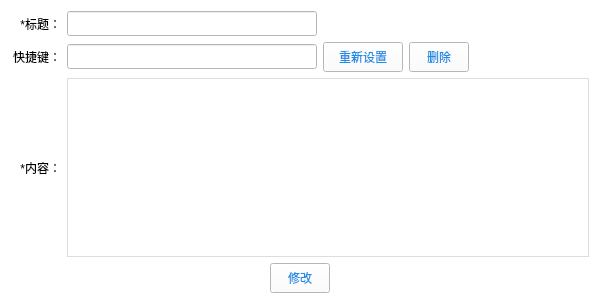
<?xml version="1.0" encoding="UTF-8"?>
<ui version="4.0">
 <class>UI_Panel_ModifyCommonWord</class>
 <widget class="QWidget" name="UI_Panel_ModifyCommonWord">
  <property name="geometry">
   <rect>
    <x>0</x>
    <y>0</y>
    <width>600</width>
    <height>304</height>
   </rect>
  </property>
  <property name="minimumSize">
   <size>
    <width>600</width>
    <height>300</height>
   </size>
  </property>
  <property name="maximumSize">
   <size>
    <width>600</width>
    <height>304</height>
   </size>
  </property>
  <property name="windowTitle">
   <string>修改常用语</string>
  </property>
  <property name="styleSheet">
   <string notr="true">QWidget
{
	background-color: rgb(255, 255, 255);
}</string>
  </property>
  <layout class="QGridLayout" name="gridLayout">
   <property name="margin" stdset="0">
    <number>0</number>
   </property>
   <property name="spacing">
    <number>0</number>
   </property>
   <item row="0" column="0">
    <widget class="QWidget" name="widget_bg" native="true">
     <property name="styleSheet">
      <string notr="true">QWidget#widget_bg
{
	background-color: rgb(255, 255, 255);
}</string>
     </property>
     <layout class="QVBoxLayout" name="verticalLayout_2">
      <item>
       <layout class="QHBoxLayout" name="horizontalLayout_6">
        <item>
         <widget class="QLabel" name="label_5">
          <property name="minimumSize">
           <size>
            <width>50</width>
            <height>0</height>
           </size>
          </property>
          <property name="text">
           <string>*标题：</string>
          </property>
          <property name="alignment">
           <set>Qt::AlignRight|Qt::AlignTrailing|Qt::AlignVCenter</set>
          </property>
         </widget>
        </item>
        <item>
         <widget class="QLineEdit" name="m_titleLineEdit">
          <property name="minimumSize">
           <size>
            <width>250</width>
            <height>25</height>
           </size>
          </property>
          <property name="maximumSize">
           <size>
            <width>250</width>
            <height>25</height>
           </size>
          </property>
         </widget>
        </item>
        <item>
         <spacer name="horizontalSpacer_6">
          <property name="orientation">
           <enum>Qt::Horizontal</enum>
          </property>
          <property name="sizeHint" stdset="0">
           <size>
            <width>40</width>
            <height>20</height>
           </size>
          </property>
         </spacer>
        </item>
       </layout>
      </item>
      <item>
       <layout class="QHBoxLayout" name="horizontalLayout_3">
        <item>
         <widget class="QLabel" name="label_2">
          <property name="minimumSize">
           <size>
            <width>50</width>
            <height>0</height>
           </size>
          </property>
          <property name="text">
           <string>快捷键：</string>
          </property>
          <property name="alignment">
           <set>Qt::AlignRight|Qt::AlignTrailing|Qt::AlignVCenter</set>
          </property>
         </widget>
        </item>
        <item>
         <widget class="QLineEdit" name="m_hotkeyLineEdit">
          <property name="enabled">
           <bool>false</bool>
          </property>
          <property name="minimumSize">
           <size>
            <width>250</width>
            <height>25</height>
           </size>
          </property>
          <property name="maximumSize">
           <size>
            <width>250</width>
            <height>25</height>
           </size>
          </property>
         </widget>
        </item>
        <item>
         <widget class="QToolButton" name="m_retrySettingBtn">
          <property name="minimumSize">
           <size>
            <width>80</width>
            <height>30</height>
           </size>
          </property>
          <property name="styleSheet">
           <string notr="true">QToolButton{
	border-image: url(:/Resources/Image/btn_normal.png);
	color: #1a8ce4;
}
QToolButton:hover{
	border-image: url(:/Resources/Image/btn_over.png);
	color: rgb(255, 255, 255);
}
QToolButton:pressed{
	border-image: url(:/Resources/Image/btn_over.png);
	color: rgb(255, 255, 255);
}
</string>
          </property>
          <property name="text">
           <string>重新设置</string>
          </property>
         </widget>
        </item>
        <item>
         <widget class="QToolButton" name="m_deleteHotKey">
          <property name="minimumSize">
           <size>
            <width>60</width>
            <height>30</height>
           </size>
          </property>
          <property name="styleSheet">
           <string notr="true">QToolButton{
	border-image: url(:/Resources/Image/btn_normal.png);
	color: #1a8ce4;
}
QToolButton:hover{
	border-image: url(:/Resources/Image/btn_over.png);
	color: rgb(255, 255, 255);
}
QToolButton:pressed{
	border-image: url(:/Resources/Image/btn_over.png);
	color: rgb(255, 255, 255);
}
</string>
          </property>
          <property name="text">
           <string>删除</string>
          </property>
         </widget>
        </item>
        <item>
         <spacer name="horizontalSpacer_4">
          <property name="orientation">
           <enum>Qt::Horizontal</enum>
          </property>
          <property name="sizeHint" stdset="0">
           <size>
            <width>40</width>
            <height>20</height>
           </size>
          </property>
         </spacer>
        </item>
       </layout>
      </item>
      <item>
       <layout class="QHBoxLayout" name="horizontalLayout_4">
        <item>
         <widget class="QLabel" name="label_3">
          <property name="minimumSize">
           <size>
            <width>50</width>
            <height>0</height>
           </size>
          </property>
          <property name="text">
           <string>*内容：</string>
          </property>
          <property name="alignment">
           <set>Qt::AlignRight|Qt::AlignTrailing|Qt::AlignVCenter</set>
          </property>
         </widget>
        </item>
        <item>
         <widget class="QStackedWidget" name="m_stackedWidget">
          <property name="styleSheet">
           <string notr="true">QStackedWidget#m_stackedWidget
{
border:1px solid #dddddd;
background-color: rgb(255, 255, 255);
}
QWidget#page_UEditor
{
background-color: rgb(255, 255, 255);
}
QWidget#page_textEdit
{
background-color: rgb(255, 255, 255);
}</string>
          </property>
          <widget class="QWidget" name="m_page_UEditor">
           <layout class="QHBoxLayout" name="horizontalLayout_5">
            <property name="spacing">
             <number>0</number>
            </property>
            <property name="margin" stdset="0">
             <number>0</number>
            </property>
            <item>
             <widget class="el_TextEdit" name="m_ueditor" native="true">
              <property name="minimumSize">
               <size>
                <width>0</width>
                <height>173</height>
               </size>
              </property>
              <property name="maximumSize">
               <size>
                <width>16777215</width>
                <height>173</height>
               </size>
              </property>
             </widget>
            </item>
           </layout>
          </widget>
         </widget>
        </item>
       </layout>
      </item>
      <item>
       <layout class="QHBoxLayout" name="horizontalLayout_2">
        <item>
         <spacer name="horizontalSpacer">
          <property name="orientation">
           <enum>Qt::Horizontal</enum>
          </property>
          <property name="sizeHint" stdset="0">
           <size>
            <width>40</width>
            <height>20</height>
           </size>
          </property>
         </spacer>
        </item>
        <item>
         <widget class="QToolButton" name="m_modifyBtn">
          <property name="minimumSize">
           <size>
            <width>60</width>
            <height>30</height>
           </size>
          </property>
          <property name="styleSheet">
           <string notr="true">QToolButton{
	border-image: url(:/Resources/Image/btn_normal.png);
	color: #1a8ce4;
}
QToolButton:hover{
	border-image: url(:/Resources/Image/btn_over.png);
	color: rgb(255, 255, 255);
}
QToolButton:pressed{
	border-image: url(:/Resources/Image/btn_over.png);
	color: rgb(255, 255, 255);
}
</string>
          </property>
          <property name="text">
           <string>修改</string>
          </property>
         </widget>
        </item>
        <item>
         <spacer name="horizontalSpacer_2">
          <property name="orientation">
           <enum>Qt::Horizontal</enum>
          </property>
          <property name="sizeHint" stdset="0">
           <size>
            <width>40</width>
            <height>20</height>
           </size>
          </property>
         </spacer>
        </item>
       </layout>
      </item>
     </layout>
    </widget>
   </item>
  </layout>
 </widget>
 <layoutdefault spacing="6" margin="11"/>
 <customwidgets>
  <customwidget>
   <class>el_TextEdit</class>
   <extends>QWidget</extends>
   <header location="global">el_textedit.h</header>
   <container>1</container>
  </customwidget>
 </customwidgets>
 <resources/>
 <connections/>
</ui>
